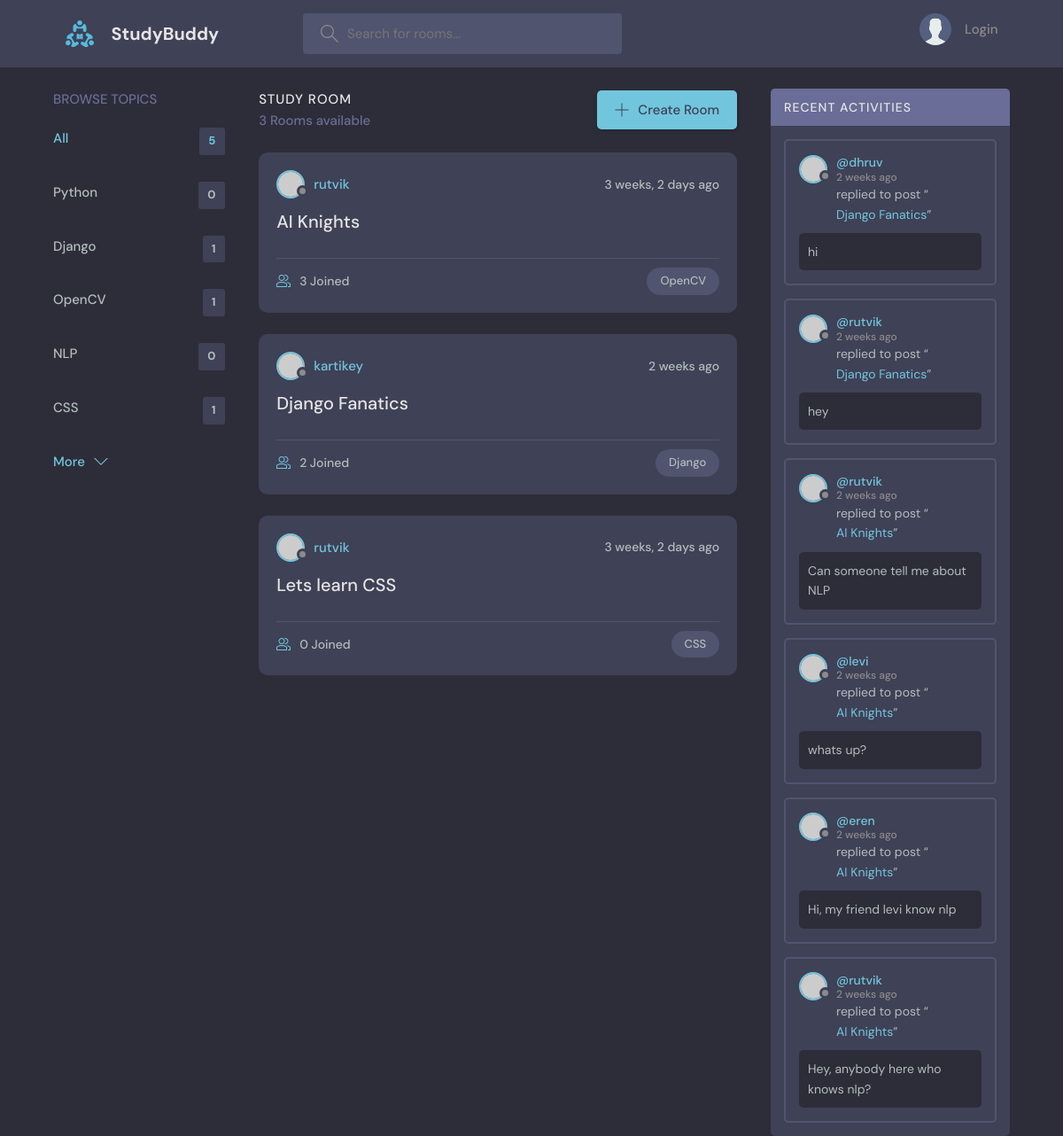
The app's page /, older data.
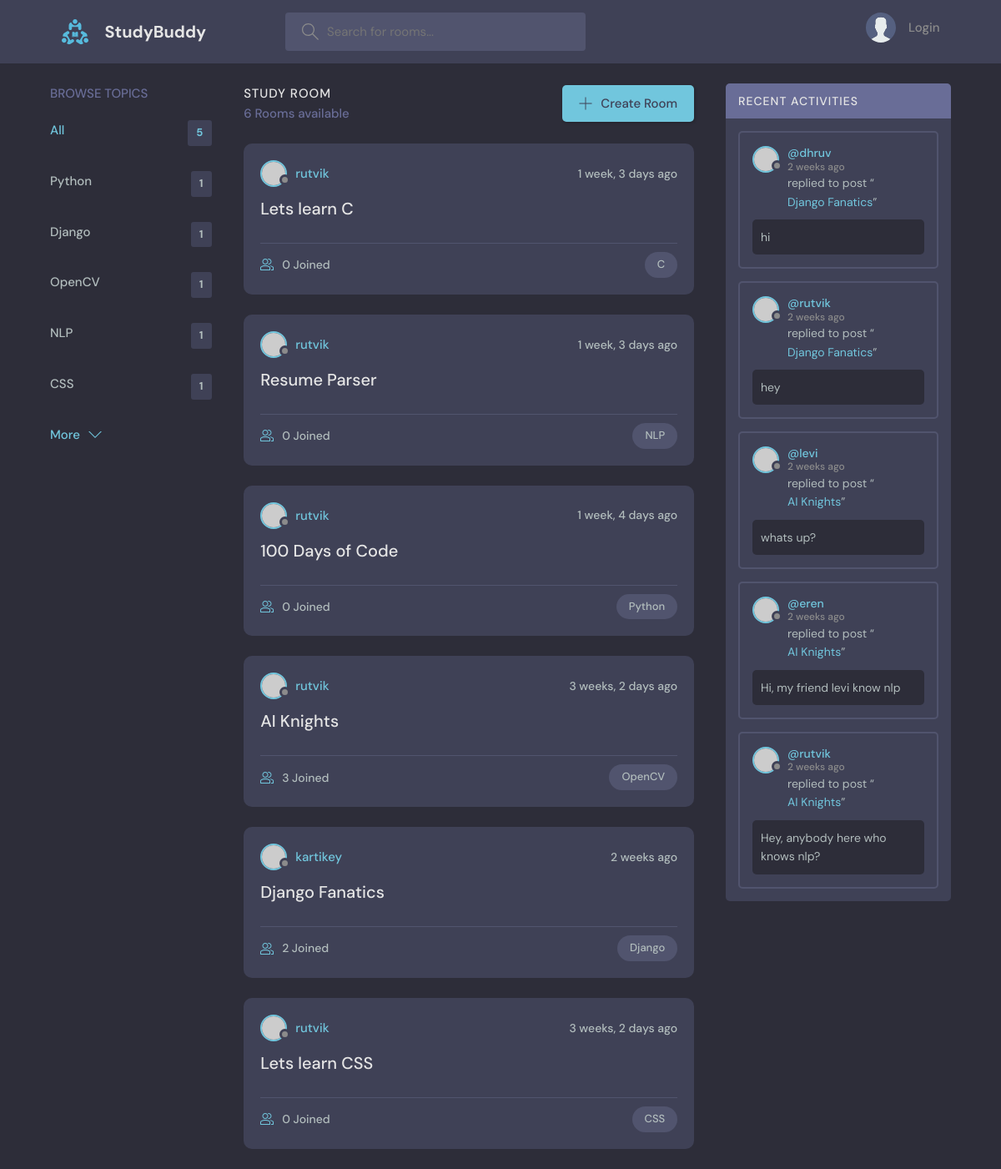
The same page, newer data.
### base/models.py (models this page shows, shortened)
class Topic(models.Model):
    name = models.CharField(max_length=200)

class Room(models.Model):
    host = models.ForeignKey(User, on_delete=models.SET_NULL, null=True)
    topic = models.ForeignKey(Topic, on_delete=models.SET_NULL, null=True)
    name = models.CharField(max_length=200)
    description = models.TextField(null=True, blank=True)
    participants = models.ManyToManyField(User, related_name='participants', blank=True)
    updated = models.DateTimeField(auto_now=True)
    created = models.DateTimeField(auto_now_add=True)
    class Meta:
        ordering = ['-updated', '-created']
    def __str__(self) -> str:
        return self.name

class Message(models.Model):
    user = models.ForeignKey(User, on_delete=models.CASCADE)
    room = models.ForeignKey(Room, on_delete=models.CASCADE)
    body = models.TextField()
    updated = models.DateTimeField(auto_now=True)
    created = models.DateTimeField(auto_now_add=True)
    class Meta:
        ordering = ['-updated', '-created']

### base/views.py (the view)
# urls.py: path('', views.home, name="home"),
def home(request):
    q = request.GET.get('q') if request.GET.get('q') != None else ''
    rooms = Room.objects.filter(
        Q(topic__name__icontains=q) |
        Q(name__icontains=q) |
        Q(description__icontains=q)
        )
    topics = Topic.objects.all()[0:5]
    room_count = rooms.count()
    room_messages = Message.objects.filter(Q(room__topic__name__icontains=q))
    context = {'rooms': rooms, 'topics': topics,  'room_count': room_count, 'room_messages': room_messages}
    return render(request, 'base/home.html', context)

### base/templates/base/home.html (shortened to what this page needs)
{% extends 'main.html' %}
{% block content %}
<main class="layout layout--3">
  <div class="container">
    {% include 'base/topics_component.html' %}
    <div class="roomList">
      <div class="roomList__header">
        <div>
          <h2>Study Room</h2>
          <p>{{room_count}} Rooms available</p>
        </div>
        <a class="btn btn--main" href="{% url 'create-room' %}">
          <svg version="1.1" xmlns="http://www.w3.org/2000/svg" width="32" height="32" viewBox="0 0 32 32">
            <title>add</title>
            <path
              d="M16.943 0.943h-1.885v14.115h-14.115v1.885h14.115v14.115h1.885v-14.115h14.115v-1.885h-14.115v-14.115z">
            </path>
          </svg>
          Create Room
        </a>
      </div>
      {% include 'base/feed_component.html' %}
    </div>
    {% include 'base/activity_component.html' %}
  </div>
</main>
{% endblock %}

### base/templates/base/topics_component.html
<div class="topics">
    <div class="topics__header">
      <h2>Browse Topics</h2>
    </div>
    <ul class="topics__list">
      <li>
        <a href="{% url 'home' %}" class="active">All <span>{{topics.count}}</span></a>
      </li>
      {% for topic in topics %}
      <li>
        <a href="{% url 'home' %}?q={{topic.name}}">{{topic.name}} <span>{{topic.room_set.all.count}}</span></a>
      </li>
      {% endfor %}
    </ul>
    <a class="btn btn--link" href="{% url 'topics' %}">
      More
      <svg version="1.1" xmlns="http://www.w3.org/2000/svg" width="32" height="32" viewBox="0 0 32 32">
        <title>chevron-down</title>
        <path d="M16 21l-13-13h-3l16 16 16-16h-3l-13 13z"></path>
      </svg>
    </a>
  </div>

### base/templates/base/feed_component.html (shortened to what this page needs)
{% for room in rooms %}
<div class="roomListRoom">
    <div class="roomListRoom__header">
        <a href="{% url 'user-profile' room.host.id %}" class="roomListRoom__author">
            <div class="avatar avatar--small">
                <img src="https://randomuser.me/api/portraits/women/11.jpg" />
            </div>
            <span>{{room.host.username}}</span>
        </a>
        <div class="roomListRoom__actions">
            <span>{{room.created|timesince}} ago</span>
        </div>
    </div>
    <div class="roomListRoom__content">
        <a href="{% url 'room' room.id %}">{{room.name}}</a>
    </div>
    <div class="roomListRoom__meta">
        <a href="{% url 'room' room.id %}" class="roomListRoom__joined">
            {{room.participants.all.count}} Joined
        </a>
        <p class="roomListRoom__topic">{{room.topic.name}}</p>
    </div>
</div>
{% endfor%}

### base/templates/base/activity_component.html (shortened to what this page needs)
<div class="activities">
    <div class="activities__header">
        <h2>Recent Activities</h2>
    </div>
    {% for message in room_messages %}
    <div class="activities__box">
        <div class="activities__boxHeader roomListRoom__header">
            <a href="{% url 'user-profile' message.user.id %}" class="roomListRoom__author">
                <div class="avatar avatar--small">
                    <img src="https://randomuser.me/api/portraits/women/11.jpg" />
                </div>
                <p>
                    @{{message.user}}
                    <span>{{message.created|timesince}} ago</span>
                </p>
            </a>
        </div>
        <div class="activities__boxContent">
            <p>replied to post “<a href="{% url 'room' message.room.id %}">{{message.room}}</a>”</p>
            <div class="activities__boxRoomContent">
                {{message.body}}
            </div>
        </div>
    </div>
    {% endfor %}
</div>

Row changes from the older to the newer data that the page shows:
removed Message: user "rutvik", created "2 weeks", room "AI Knights", body "Can someone tell me about NLP"
computed for Topic "Python": room_set.all.count "0" → "1"
computed for Topic "NLP": room_set.all.count "0" → "1"
added Room: host.username "rutvik", created "1 week, 3 days", name "Lets learn C", participants.all.count "0", topic.name "C"
added Room: host.username "rutvik", created "1 week, 3 days", name "Resume Parser", participants.all.count "0", topic.name "NLP"
added Room: host.username "rutvik", created "1 week, 4 days", name "100 Days of Code", participants.all.count "0", topic.name "Python"
Text that changed along with them:
{{ room_count }}: "3" → "6"
